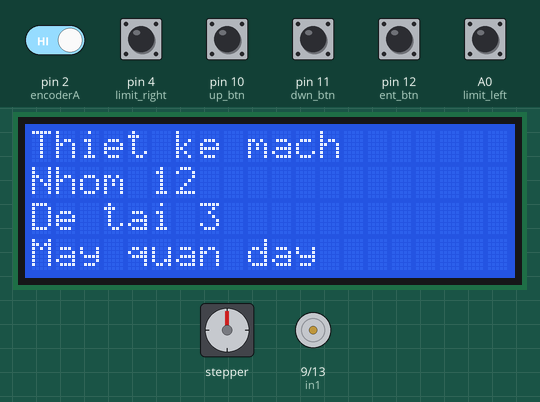
Recording of a sketch running on a simulated Arduino Uno, built with avr-gcc and run on an emulated ATmega328P. Shown: stepper motor, 20×4 character LCD, motor-driver pin pairs drawn as motors (green arrow = first pin HIGH = forward, orange = second pin HIGH = backward, longer = more drive, scaled by the enable pin). Wiring (inferred from the names in the program): stepper motor driver (200 steps per turn assumed): step pin 5; direction pin 6; enable pin 7. The inputs (shaded band) are chosen by the test bench; at power-on: pin 2 (encoderA), pin 10 (up_btn), pin 11 (dwn_btn), pin 12 (ent_btn) HIGH, A0 (limit_left), pin 4 (limit_right) LOW. What the sketch prints to the serial monitor is not drawn.

Above: at 4.3 s.
4.4 s: pin 12 (ent_btn) pulled LOW for 3.2 s
At 8.7 s:
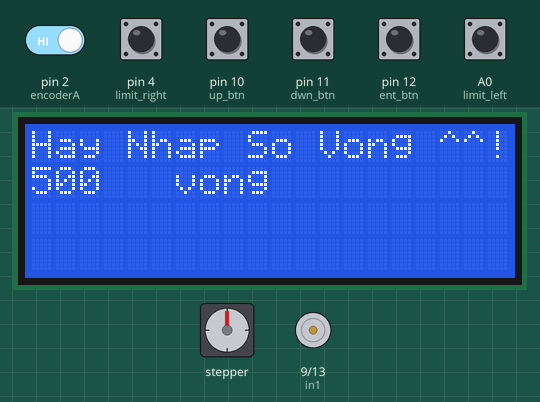
9.1 s: pin 10 (up_btn) pulled LOW for 1 s
At 11.3 s:
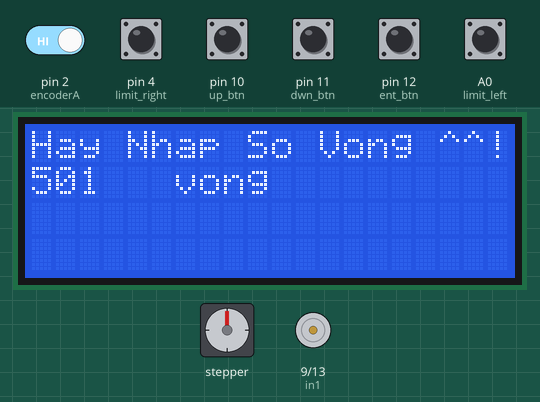
12.2 s: pin 12 (ent_btn) pulled LOW for 1 s
At 13.4 s:
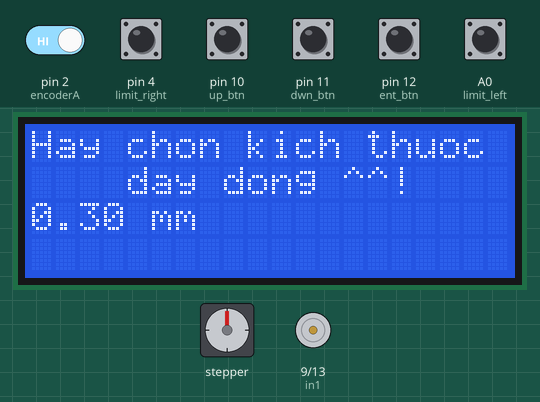
14.7 s: pin 12 (ent_btn) pulled LOW for 0.15 s
At 15.9 s:
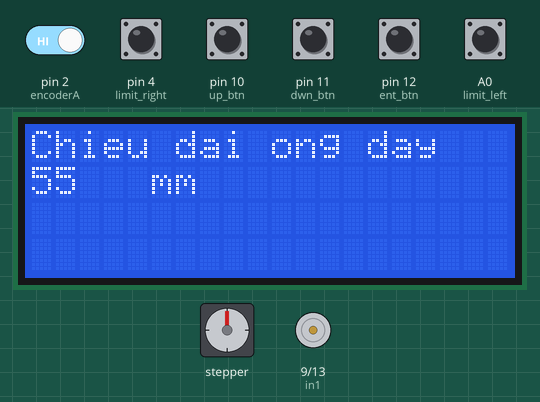
17.8 s: pin 12 (ent_btn) pulled LOW for 0.15 s
At 19.2 s:
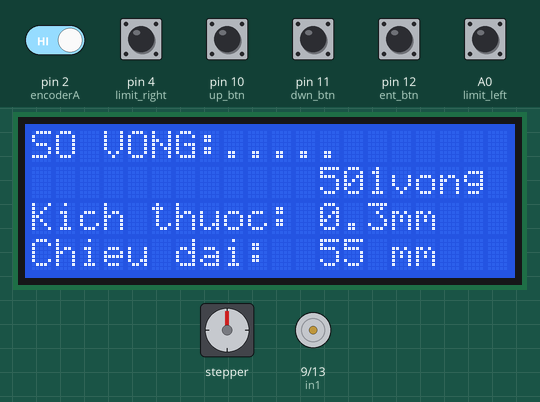
20.9 s: pin 12 (ent_btn) pulled LOW for 0.15 s
At 22.2 s:
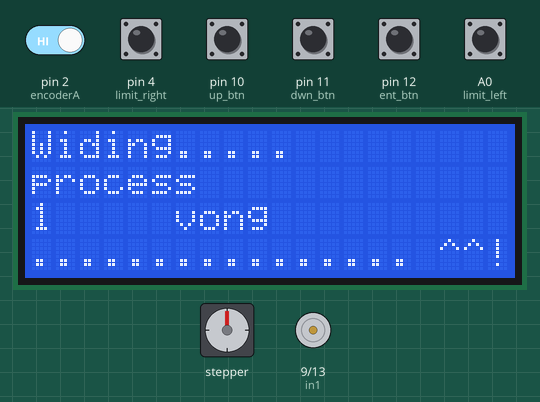
Timing chart, 0 to 23.9 s (numbered marks = the images above; inputs shaded):
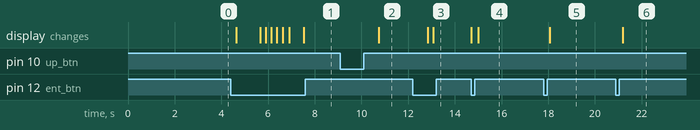

The sketch:

Winding_machine.ino
```cpp
#include <LiquidCrystal_I2C.h>
LiquidCrystal_I2C lcd (0x27, 20, 4);
#include <Wire.h>
#include "Define.h"
void count_pulse()
{
  if (digitalRead(encoderB) == LOW)
  {
    count++;
  }
  else
  {
    count--;
  }
}
void setup() {
  // put your setup code here, to run once:
  pinMode(dir1, OUTPUT);
  pinMode(step1, OUTPUT);
  pinMode(ena, OUTPUT);
  pinMode(in1, OUTPUT);
  pinMode(in2, OUTPUT);
  pinMode(up_btn, INPUT_PULLUP);
  pinMode(dwn_btn, INPUT_PULLUP);
  pinMode(ent_btn, INPUT_PULLUP);
  pinMode(encoderA, INPUT);
  pinMode(encoderB, INPUT);
  Serial.begin(9600);
  attachInterrupt(0,count_pulse,RISING);
  lcd.init();
  lcd.backlight();
  lcd.setCursor(0, 0);
  lcd.print("Thiet ke mach");
  lcd.setCursor(0, 1);
  lcd.print("Nhom 12");
  lcd.setCursor(0, 2);
  lcd.print("De tai 3");
  lcd.setCursor(0, 3);
  lcd.print("May quan day");
  delay(3000);
}

void loop() {
  // put your main code here, to run repeatedly:

  if (digitalRead(ent_btn)== LOW)
  {
    lcd_state=1; delay(200);
  }
  while(lcd_state == 1)
  {

    lcd.clear();
    lcd.setCursor(0, 0);
    lcd.print("Hay Nhap So Vong ^^!");
    lcd.setCursor(0, 1);
    lcd.print(turn);
    lcd.setCursor(6, 1);
    lcd.print("vong");

    if (digitalRead(up_btn) == LOW)
    {
      if (hold_duration > 10000)
      {
        turn += 50;
      }
      else if (hold_duration > 5000)
      {
        turn += 10;
      }
      else
      {
        turn ++;
      }
      if (move_state_last != digitalRead(up_btn))
      {
        hold_start_time = millis();
      }
      hold_duration = millis() - hold_start_time;
    }
    if(digitalRead(dwn_btn) ==LOW)
    {
      if (hold_duration > 10000)
      {
        turn -= 50;
      }
      else if (hold_duration > 5000)
      {
        turn -= 10;
      }
      else
      {
        turn --;
      }
      if (move_state_last != digitalRead(dwn_btn))
      {
        hold_start_time = millis();
      }
      hold_duration = millis() - hold_start_time;
    }
    delay(1000);
    for ( i = 0; i < 20; i++)
    {
      lcd.setCursor(i, 2);
      lcd.print(".");
    }
    if (digitalRead(ent_btn) == 0)
    {
      lcd_state=2; delay(200);
    }

  }
  while (lcd_state == 2)
  {
    lcd.clear();
    lcd.setCursor(0, 0);
    lcd.print("Hay chon kich thuoc");
    lcd.setCursor(4, 1);
    lcd.print("day dong ^^!");
    lcd.setCursor(0, 2);
    lcd.print(wire_size_array[wire_size_col]);
    lcd.setCursor(5, 2);
    lcd.print("mm");

    if (digitalRead(up_btn)==LOW)
    {
      wire_size_col ++; delay(200);
    }
    if (digitalRead(dwn_btn)==LOW)
    {
      wire_size_col --;
    }
    delay(200);
    for (  i = 0; i < 20; i++)
    {
      lcd.setCursor(i, 3);
      lcd.print("-");
    }
    if (digitalRead(ent_btn)== 0)
    {
      lcd_state =3; delay(200);
    }
  }
  if (lcd_state == 3)
  {
    lcd.clear();
    lcd.setCursor(0, 0);
    lcd.print("Chieu dai ong day ");
    lcd.setCursor(0, 1);
    lcd.print(coil_lenght);
    lcd.setCursor(5, 1);
    lcd.print("mm");
    if (digitalRead(ent_btn) == 0)
    {
      lcd_state =4; delay(200);
    }
  }
  if (lcd_state == 4)
  {
    lcd.clear();
    lcd.setCursor(0, 0);
    lcd.print("Winding......");
    lcd.setCursor(0, 0);
    lcd.print("SO VONG:");
    lcd.setCursor(12, 1);
    lcd.print(turn);
    lcd.setCursor(15, 1);
    lcd.print("vong");
    lcd.setCursor(0, 2);
    lcd.print("Kich thuoc:");
    lcd.setCursor(12, 2);
    lcd.print(wire_size_array[wire_size_col]);
    lcd.setCursor(15, 2);
    lcd.print("mm");
    lcd.setCursor(0, 3);
    lcd.print("Chieu dai:");
    lcd.setCursor(12, 3);
    lcd.print(coil_lenght);
    lcd.setCursor(15, 3);
    lcd.print("mm");
    if(digitalRead(limit_right) ==1 && digitalRead(limit_left)==1)
    {
      digitalWrite(dir1,LOW);
      analogWrite(step1,HIGH);
      delayMicroseconds(100);
      analogWrite(step1,LOW);
      delayMicroseconds(100);
    }
    if (digitalRead(ent_btn) == 0)
    {
      lcd_state =5; delay(200);
    }

  }
  if (lcd_state == 5)
  {
    lcd.clear();
    lcd.setCursor(0, 0);
    lcd.print("Widing.....");
    lcd.setCursor(0, 1);
    lcd.print("process");
    lcd.setCursor(0, 2);
    lcd.print(turn_count);
    lcd.setCursor(6, 2);
    lcd.print("vong");
    for (i = 0; i < 16; i++)
    {
      lcd.setCursor(i, 3);
      lcd.print(".");

    }
    lcd.setCursor(17, 3);
    lcd.print("^^!");
    if (digitalRead(ent_btn) == 0)
    {
      lcd_state =6; delay(200);
    }

  }
  if (lcd_state == 6) // hoat dong 2 left 1 right
  {
    if(digitalRead(limit_left) ==0)
    {
      digitalWrite(dir1,HIGH);
    }
    if(digitalRead(limit_right)==0)
    {
      digitalWrite(dir1,LOW);
    }
    if(count%11==0)
    {
      count_sv ++;
    }
    if(count_sv <turn)
    {
      for(int j=0;j<200;j++)
      {
   step1_pulse++;
      if(step1_pulse == wire_size_array[wire_size_col])
      {
        analogWrite(en1,70);
        digitalWrite(in1,HIGH);
        digitalWrite(in2,LOW);
        digitalWrite(step1,HIGH);
        delayMicroseconds(5);
        digitalWrite(step1,LOW);
        delayMicroseconds(5);
        step1_pulse =1;
      }
      else
      {
        analogWrite(en1,70);
        digitalWrite(in1,HIGH);
       digitalWrite(in2,LOW);
      }

    }
    turn_count++;

      Serial.println(turn_count);
    }

    else
    {
      analogWrite(en1,0);
      digitalWrite(in1,LOW);
      digitalWrite(in2,LOW);
      lcd.clear();
      lcd.setCursor(0,0);
      lcd.print("Widing........");
      lcd.setCursor(0,1);
      lcd.print("---Complete---");
    }
    if(digitalRead(ent_btn)==0)
    {
      lcd_state==1;delay(200);
    }
  }
}
```

Define.h
```cpp
int step1 =5;
int dir1=6;
int ena=7;
int in1=9;
int in2=13;
int en1=8;
int up_btn= 10;
int dwn_btn=11;
int ent_btn=12;
byte limit_right=4;
byte  limit_left= A0;
int encoderA=2;
int encoderB=3;
int hold_start_time;
int lcd_state=0;
int move_state_last;
int turn=500;
int hold_duration;
int hold_duration_last;
int coil_lenght=55;
int limit_state;
double wire_size_array [16]={0.3,0.5,0.6,0.7,0.8,0.9,1.0,1.1,1.2,1.3,1.4,1.5,1.6,1.7,1.8,2.0};
int wire_size_col=0;
int i;
int turn_count=0;
int toltal_count=0;
int count=0;
int step1_pulse;
int count_sv=1;
void count_pulse();
 // turn of servo dc
```

Measured:
- after the input at 4.4 s, the display: changes after 0.23 s (image 1)
- after the input at 9.1 s, the display: changes after 1.6 s (image 2)
- after the input at 12.2 s, the display: first changes after 0.64 s (image 3 shows a later state)
- after the input at 14.7 s, the display: first changes at once (image 4 shows a later state)
- after the input at 17.8 s, the display: changes after 0.27 s (image 5)
- after the input at 20.9 s, the display: changes after 0.28 s (image 6)
